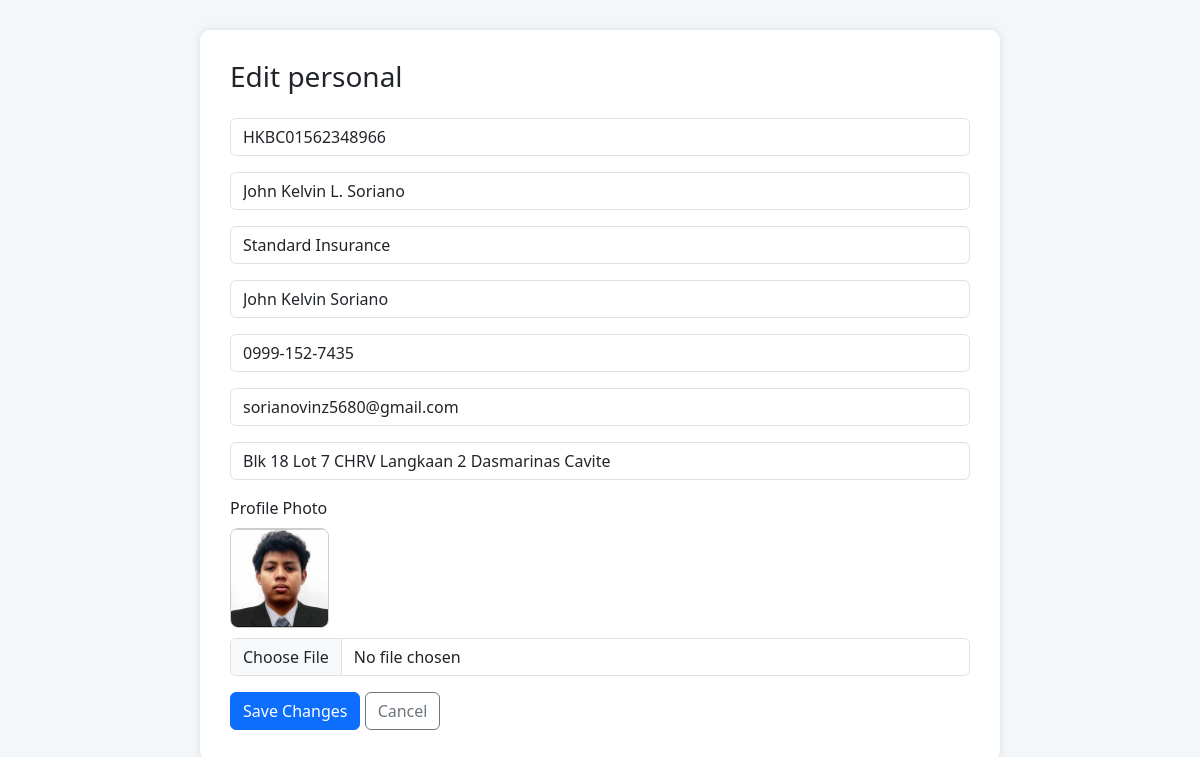
The page /edit_personal.php?id=1 on the database its author committed.
### tables this page shows
CREATE TABLE `cliente` (
  `id` int(11) NOT NULL AUTO_INCREMENT,
  `policy_number` varchar(255) DEFAULT NULL,
  `name` varchar(255) DEFAULT NULL,
  `provider` varchar(255) DEFAULT NULL,
  `facebook` varchar(255) DEFAULT NULL,
  `contact_number` varchar(255) DEFAULT NULL,
  `email` varchar(255) DEFAULT NULL,
  `address` varchar(255) DEFAULT NULL,
  `start_date` varchar(255) DEFAULT NULL,
  `end_date` varchar(255) DEFAULT NULL,
  `vehicle_unit` varchar(100) DEFAULT NULL,
  `chasis_no` varchar(100) DEFAULT NULL,
  `motor_no` varchar(100) DEFAULT NULL,
  `plate_no` varchar(50) DEFAULT NULL,
  `vehicle_color` varchar(255) DEFAULT NULL,
  `amount_insured` decimal(15,2) DEFAULT NULL,
  `bipd` decimal(10,2) DEFAULT NULL,
  `pa` decimal(10,2) DEFAULT NULL,
  `aon` decimal(10,2) DEFAULT NULL,
  `net_remitting` decimal(10,2) DEFAULT NULL,
  `hkbc_net` decimal(10,2) DEFAULT NULL,
  `mark_up` decimal(10,2) DEFAULT NULL,
  `late_charges` decimal(10,2) DEFAULT NULL,
  `cancelled_income` decimal(10,2) DEFAULT NULL,
  `reinstatement_fee` decimal(10,2) DEFAULT NULL,
  `make_up_agent` decimal(10,2) DEFAULT NULL,
  `comission` decimal(10,2) DEFAULT NULL,
  `source` varchar(255) DEFAULT NULL,
  `mortgage` varchar(255) DEFAULT NULL,
  `status` varchar(255) DEFAULT NULL,
  `or_number` decimal(10,2) DEFAULT NULL,
  `payment_1` decimal(10,2) DEFAULT NULL,
  `payment_2` decimal(10,2) DEFAULT NULL,
  `payment_3` decimal(10,2) DEFAULT NULL,
  `payment_4` decimal(10,2) DEFAULT NULL,
  `payment_5` decimal(10,2) DEFAULT NULL,
  `payment_6` decimal(10,2) DEFAULT NULL,
  `payment_status` varchar(100) DEFAULT NULL,
  `date_remittance` date DEFAULT NULL,
  `ctpl` varchar(100) DEFAULT NULL,
  `bank_status` varchar(100) DEFAULT NULL,
  `remarks` text DEFAULT NULL,
  `photo` varchar(255) DEFAULT NULL,
  `old_id` int(11) DEFAULT NULL,
  `created_at` datetime DEFAULT current_timestamp(),
  `is_active` tinyint(1) NOT NULL DEFAULT 1,
  PRIMARY KEY (`id`),
  UNIQUE KEY `email` (`email`)
);

### edit_personal.php (the view, shortened to what this page needs)
<?php
$servername   = "localhost";
$username     = "root";
$password     = "";
$database     = "u755652361_thesis";
$conn = new mysqli($servername, $username, $password, $database);
function getClient($conn, $id) {
    $stmt = $conn->prepare("SELECT * FROM cliente WHERE id = ?");
    $stmt->bind_param("i", $id);
    $stmt->execute();
    return $stmt->get_result()->fetch_assoc();
}
$section = basename(__FILE__, ".php");
$id = $_GET['id'] ?? null;
$client = getClient($conn, $id);
?>
<!DOCTYPE html>
<html lang="en">
<head>
    <link rel="stylesheet" href="https://cdn.jsdelivr.net/npm/bootstrap@5.3.3/dist/css/bootstrap.min.css">
</head>
<body>
<div class="form-card">
    <h3 class="mb-4"><?= ucfirst(str_replace("_", " ", $section)) ?></h3>
    <form method="post" enctype="multipart/form-data">
        <?php switch ($section):
            case 'edit_personal': ?>
                <input type="text" name="policy_number" value="<?= htmlspecialchars($client['policy_number']) ?>" class="form-control mb-3" placeholder="Policy Number">
                <input type="text" name="name" value="<?= htmlspecialchars($client['name']) ?>" class="form-control mb-3" placeholder="Name">
                <input type="text" name="provider" value="<?= htmlspecialchars($client['provider']) ?>" class="form-control mb-3" placeholder="Provider">
                <input type="text" name="facebook" value="<?= htmlspecialchars($client['facebook']) ?>" class="form-control mb-3" placeholder="Facebook">
                <input type="text" name="contact_number" value="<?= htmlspecialchars($client['contact_number']) ?>" class="form-control mb-3" placeholder="Contact Number">
                <input type="email" name="email" value="<?= htmlspecialchars($client['email']) ?>" class="form-control mb-3" placeholder="Email">
                <input type="text" name="address" value="<?= htmlspecialchars($client['address']) ?>" class="form-control mb-3" placeholder="Address">
                <label class="form-label">Profile Photo</label><br>
                <?php if (!empty($client['photo'])): ?>
                    <img src="profiles/<?= htmlspecialchars($client['photo']) ?>" alt="Client Photo" style="height:100px; border-radius: 8px; border: 1px solid #ccc;">
                <?php endif; ?>
                <input type="file" name="photo" class="form-control mb-3">
                <?php break;
            case 'edit_vehicle': ?>
                <?php endforeach; break;
        endswitch; ?>
        <button type="submit" class="btn btn-primary">Save Changes</button>
        <a href="view_client.php?id=<?= $id ?>" class="btn btn-outline-secondary">Cancel</a>
    </form>
</div>
</body>
</html>

### edit_personal.php (style rules this page uses)
body { background-color: #f4f7fa; padding: 30px; }
.form-card { background: white; padding: 30px; border-radius: 10px; max-width: 800px; margin: auto; box-shadow: 0 0 10px rgba(0,0,0,0.1); }
img { display: block; margin-bottom: 10px; }

### rows shown on the page
cliente: policy_number "HKBC01562348966", name "John Kelvin L. Soriano", provider "Standard Insurance", facebook "John Kelvin Soriano", contact_number "0999-152-7435", email "sorianovinz5680@gmail.com", address "Blk 18 Lot 7 CHRV Langkaan 2 Dasmarinas Cavite", photo (picture)

### other values the page prints
str_replace("_", " ", $section) "Edit personal"
